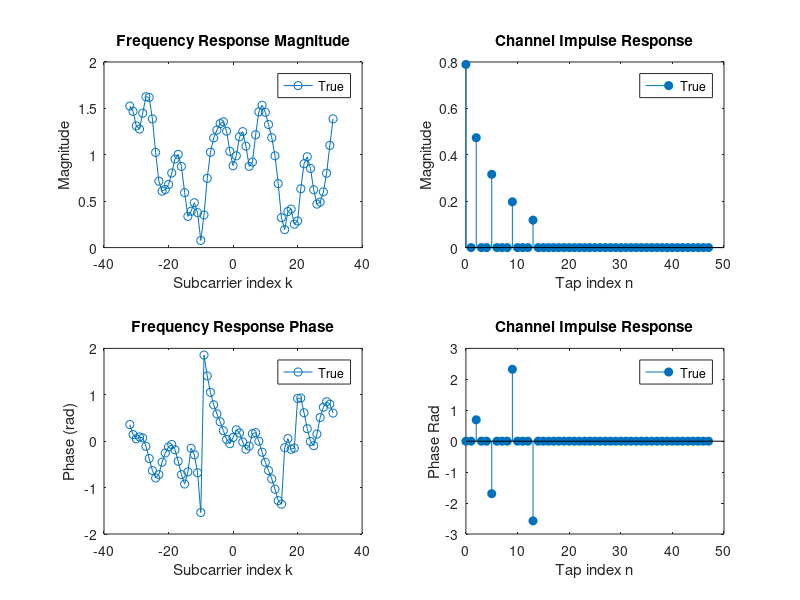
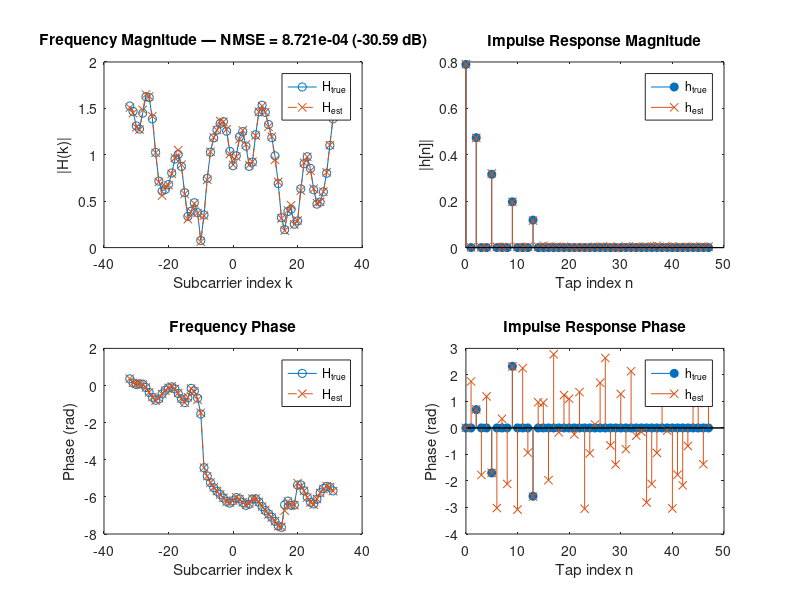

Write the MATLAB code that produced these figures, in order.

% MCS Lab 3 Pilot-only OFDM channel estimation
% Hayden Fuller
% 1) Place pilots on subcarriers (frequency domain)
% 2) IFFT to time, add CP
% 3) Pass through multipath channel (linear convolution) + AWGN
% 4) Remove CP, FFT
% 5) Per-subcarrier channel estimation (Hhat = Y/X)
% 6) Plot true vs. estimated channel in frequency and time domains
% 7) Getv multiple plots for each sub-question


clearvars
rng(123);

%% Parameters 
N       = 64;            % FFT size
CP      = 24;            % CP length 
SNRdB   = 30;           % SNR (dB); set inf for no noise
useDC   = true;          % set false to remove DC subcarrier 
useGuards = false;       % set true to remove Guard bands
guard = 10;              % guard band #subcarriers one of the two edges

% Multipath channel (discrete-time tapped delay line) 
% delays in samples, complex gains
tap_delays = [0 2 5 9 13];  
tap_gains  = [1.0 0.6 0.4 0.25 0.15] .* exp(1j*2*pi*[0.00 0.11 -0.27 0.37 -0.41]);
tap_gains  = tap_gains / sqrt(sum(abs(tap_gains).^2)); % normalize power to 1

%% Pilot allocation 
% Fill all usable subcarriers with BPSK pilots

pilotF = randi([0 1], N, 1) * 2 - 1;   % values in {+1, -1} pilot value on each subcarrier
if ~useDC
    pilotF(N/2+1) = 0;           % DC bin (center) set to zero
end
if useGuards 
    pilotF(1:guard)     = 0;     % here we simply null a few bins at edges
    pilotF(end-guard+1:end) = 0; 
end


%% TX: IFFT, CP append 
% NOTE: We'll treat 'pilotF' as an FFT-shifted vector for visualization.
% For actual IFFT, we need unshifted frequency ordering.
pilotF_unshift = ifftshift(pilotF);        % put DC at index 1 for ifft()
x_noCP = ifft(pilotF_unshift, N);          % time-domain symbol (length N)
x_tx   = [x_noCP(end-CP+1:end); x_noCP];   % prepend CP  (length N+CP)

%% Channel 
% Build discrete LTI channel impulse response h (length Lh = max delay +1)
Lh = max(tap_delays) + 1;
h  = zeros(Lh,1);
h(tap_delays + 1) = tap_gains;

% The "true" frequency response for circular convolution of length N
% is the N-point DFT of h zero-padded to length N, viewed with fftshift.
H_true_unshift = fft([h; zeros(N - numel(h), 1)], N);
H_true = fftshift(H_true_unshift);

freq_axis = -N/2:N/2-1; % shifted freq axis

% For comparison, we plot first, say, 2*CP taps 
plot_taps = min(N, max(2*CP, Lh + 8));        % a reasonable window

%% Plot ground truth True channel
figure(1);clf;
subplot(2,2,1);
plot(freq_axis, abs(H_true), 'o-', 'DisplayName','True'); hold on;
xlabel('Subcarrier index k'); ylabel('Magnitude');
title('Frequency Response Magnitude');
legend('Location','northeast');

subplot(2,2,3);
plot(freq_axis, angle(H_true), 'o-', 'DisplayName','True'); hold on;
xlabel('Subcarrier index k'); ylabel('Phase (rad)');
title('Frequency Response Phase');
legend('Location','northeast');

subplot(2,2,2);
stem(0:plot_taps-1, abs([h; zeros(plot_taps-numel(h),1)]), 'filled', 'DisplayName','True'); hold on;
xlabel('Tap index n'); ylabel('Magnitude');
title('Channel Impulse Response');
legend('Location','northeast');

subplot(2,2,4);
stem(0:plot_taps-1, angle([h; zeros(plot_taps-numel(h),1)]), 'filled', 'DisplayName','True'); hold on;
xlabel('Tap index n'); ylabel('Phase Rad');
title('Channel Impulse Response');
legend('Location','northeast');


% All blocks below are TODO

%% Apply channel TODO
y_conv = conv(x_tx, h);
timing_offset = 0;


%% Add AWGN TODO
if isinf(SNRdB)
    y_rx_full = y_conv;
else
    y_rx_full = awgn(y_conv, SNRdB, 'measured');
end


%% RX: Remove CP, take FFT TODO
% For a single symbol, emulate a perfectly timed receiver that drops CP
% We take the window aligned to the symbol after channel: start after CP
% NOTE: Due to linear convolution, the last (Lh-1) samples are transient.
% We'll take the N samples starting from CP; i.e.; drop the CP and
% transient samples
rx_start = CP + 1 + timing_offset;
y_rx = y_rx_full(rx_start : rx_start + N - 1).';
Y_unshift = fft(y_rx, N);


%% OFDM Channel estimate (estimate in freq domain then take ifft for time domain) TODO
X_unshift = pilotF_unshift(:);
Y_unshift = Y_unshift(:);

if length(X_unshift) ~= length(Y_unshift)
    error('Length mismatch: X_unshift (%d) vs Y_unshift (%d)', ...
          length(X_unshift), length(Y_unshift));
end

Hhat_unshift = zeros(N,1);
used_idx = abs(X_unshift) > 0;
Hhat_unshift(used_idx,1) = Y_unshift(used_idx,1) ./ X_unshift(used_idx,1);
Hhat_unshift(~used_idx,1) = 0;
Hhat = fftshift(Hhat_unshift);
h_hat_circ = ifft(Hhat_unshift, N);


%% Plot Channel frequency response (magnitude and phase); and Channel impulse response (magnitude and phase)
% COmpare True channel with estimated channel as two legends in each
% subplot. Compute NMSE and display it in the plot. TODO
U = find(used_idx);

num = sum(abs(Hhat_unshift(U) - H_true_unshift(U)).^2);
den = sum(abs(H_true_unshift(U)).^2);
NMSE_linear = num / den;
NMSE_dB = 10*log10(NMSE_linear);

h_plot = [h; zeros(plot_taps - numel(h), 1)];
hhat_plot = [h_hat_circ(1:plot_taps).'; zeros(max(0, plot_taps - numel(h_hat_circ)),1)]; % ensure column

figure(2); clf;

% Frequency magnitude
subplot(2,2,1);
plot(freq_axis, abs(H_true), 'o-', 'DisplayName','H_{true}'); hold on;
plot(freq_axis, abs(Hhat), 'x--', 'DisplayName','H_{est}'); hold off;
xlabel('Subcarrier index k'); ylabel('|H(k)|');
title(sprintf('Frequency Magnitude — NMSE = %.3e (%.2f dB)', NMSE_linear, NMSE_dB));
legend('Location','best');

% Frequency phase
subplot(2,2,3);
plot(freq_axis, unwrap(angle(H_true)), 'o-', 'DisplayName','H_{true}'); hold on;
plot(freq_axis, unwrap(angle(Hhat)), 'x--', 'DisplayName','H_{est}'); hold off;
xlabel('Subcarrier index k'); ylabel('Phase (rad)');
title('Frequency Phase');
legend('Location','best');

% Time-domain magnitude (impulse responses)
subplot(2,2,2);
stem(0:plot_taps-1, abs(h_plot), 'filled', 'DisplayName','h_{true}'); hold on;
stem(0:plot_taps-1, abs(hhat_plot), 'x', 'DisplayName','h_{est}'); hold off;
xlabel('Tap index n'); ylabel('|h[n]|');
title('Impulse Response Magnitude');
legend('Location','best');

% Time-domain phase (impulse responses)
subplot(2,2,4);
stem(0:plot_taps-1, angle(h_plot), 'filled', 'DisplayName','h_{true}'); hold on;
stem(0:plot_taps-1, angle(hhat_plot), 'x', 'DisplayName','h_{est}'); hold off;
xlabel('Tap index n'); ylabel('Phase (rad)');
title('Impulse Response Phase');
legend('Location','best');
